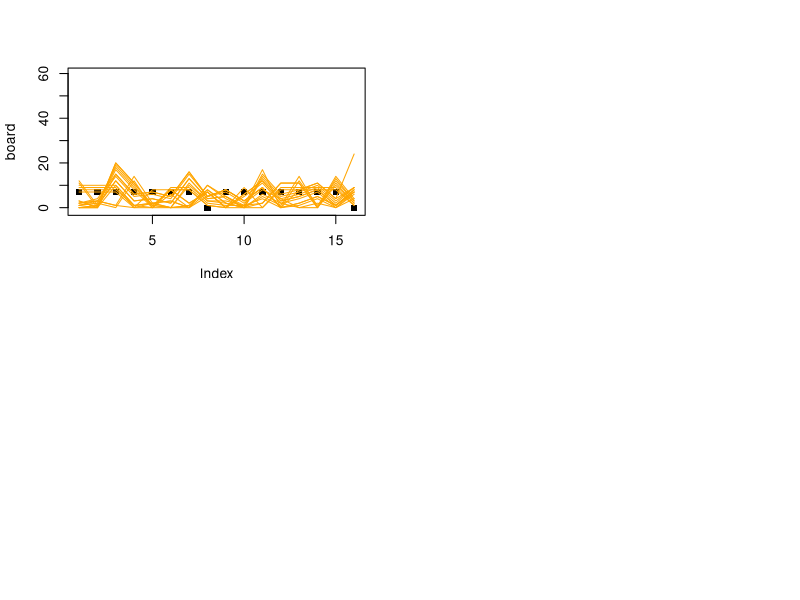

This figure's R source:
board  = c( 7, 7, 7, 7, 7, 7, 7, 0,
	     	7, 7, 7, 7, 7, 7, 7, 0)			# Initialize board.
par(mfrow=c(2,2))
plot(board, ylim = c(-1, 60), pch = 15)

pepe = T
pilar = T

housep = sample(1:7, 1)
houser = sample(9:15, 1)
#print(c(housep, houser))
shellsp = board[housep]	
shellsr = board[houser]
dropsp = rep(F, 16)
dropsr = rep(F, 16)
board[housep] = 0
board[houser] = 0
print(board)

while (pepe & pilar) {
while (shellsp > 0) {						
while ((housep+1) < 16 & shellsp > 0) {		
	dropsp[(housep+1)] = T						
	housep = housep + 1
	shellsp = shellsp - 1
	}
stopp = housep
board = board + dropsp
dropsp = rep(F, 16)
housep = 0
}
print(board)
#lines(board, col='cyan')

while (shellsr > 0) {
while ((houser + 1) <= 16 & shellsr > 0) {
	if ((houser + 1) == 8) houser = houser + 1 else houser = houser
	dropsr[(houser+1)] = T						
	houser = houser + 1
	shellsr = shellsr - 1
	}	
stopr = houser
board = board + dropsr
dropsr = rep(F, 16)
houser = 0
}
print(board)
#print(sum(board))
#lines(board, col='pink')

if (stopp == 8) {
	if (sum(board[1:7]) > 0) {
	pepe = T
	housep = sample((which(board[1:7] > 0)), 1)
	shellsp = board[housep]
	dropsp = rep(F, 16)
	board[housep] = 0
	} else pepe = F
	} else {
	if (board[stopp] > 1) {
		pepe = T
		housep = stopp
		shellsp = board[stopp]
		dropsp = rep(F, 16)
		board[stopp] = 0
		} else {
			pepe = F
			if ((stopp < 8) & (board[(8-stopp)*2 + stopp] > 0)) {
				board[8] = board[8] + board[(8-stopp)*2 + stopp] + 1
				board[(8-stopp)*2 + stopp] = 0
				board[stopp] = 0 
				}
			}
		}
if (stopr == 16) {
	if (sum(board[9:15]) > 0) {
	pilar = T
	houser = sample((which(board[9:15]>0)), 1) + 8
	shellsr = board[houser]
	dropsr = rep(F, 16)
	board[houser] = 0
	} else pilar = F
	} else {
	if (board[stopr] > 1) {
		pilar = T
		houser = stopr
		shellsr = board[stopr]
		dropsr = rep(F, 16)
		board[stopr] = 0
		} else {
			pilar = F
			if ((stopr > 8) & (board[stopr - (stopr-8)*2] > 0)) { 
				board[16] = board[16] + board[stopr - (stopr-8)*2] + 1
				board[stopr - (stopr-8)*2] = 0
				board[stopr] = 0
				}
			}
		}
#print(paste(stopp, shellsp, housep, pepe))
#print(paste(stopr, shellsr, houser, pilar))
print(board)
#print(sum(board) + shellsr + shellsp)
lines(board, col = 'orange')

if (sum(c(pepe, pilar)) == 0) {
pepe = T
pilar = T

housep = sample((which(board[1:7] > 0)), 1)
houser = sample((which(board[9:15] > 0)), 1) + 8
shellsp = board[housep]	
shellsr = board[houser]
dropsp = rep(F, 16)
dropsr = rep(F, 16)
board[housep] = 0
board[houser] = 0
}
}

while (pepe | pilar) {

# pilar's turn
if (pilar) {
while (shellsr > 0) {
while ((houser + 1) <= 16 & shellsr > 0) {
	if ((houser + 1) == 8) houser = houser + 1 else houser = houser
	dropsr[(houser+1)] = T						
	houser = houser + 1
	shellsr = shellsr - 1
	}	
stopr = houser
board = board + dropsr
dropsr = rep(F, 16)
houser = 0
}
print(board)
if (stopr == 16) {
	if (sum(board[9:15]) > 0) {
		pilar = T
		houser = sample((which(board[9:15]>0)), 1) + 8
		shellsr = board[houser]
		dropsr = rep(F, 16)
		board[houser] = 0
	} else {
		if (sum(board[1:7]) > 0) {
			pilar = F
			pepe = T
			housep = sample((which(board[1:7] > 0)), 1)
			shellsp = board[housep]
			dropsp = rep(F, 16)
			board[housep] = 0
		} else {
			pilar = F
			pepe = F
		}
	}
} else {
	if (board[stopr] > 1) {
		pilar = T
		houser = stopr
		shellsr = board[stopr]
		dropsr = rep(F, 16)
		board[stopr] = 0
	} else {
		if (stopr < 8) {
			pilar = F
			pepe = T
			housep = sample((which(board[1:7] > 0)), 1)
			shellsp = board[housep]
			dropsp = rep(F, 16)
			board[housep] = 0
		} else {
			if ((sum(board[1:7])- board[stopr - (stopr-8)*2]) > 0) {
				if (board[stopr - (stopr-8)*2] == 0) {
					pilar = F
					pepe = T
					housep = sample((which(board[1:7] > 0)), 1)
					shellsp = board[housep]
					dropsp = rep(F, 16)
					board[housep] = 0
				} else {
					pilar = F
					board[16] = board[16] + board[stopr - (stopr-8)*2] + 1
					board[stopr - (stopr-8)*2] = 0
					board[stopr] = 0
					pepe = T
					housep = sample((which(board[1:7] > 0)), 1)
					shellsp = board[housep]
						dropsp = rep(F, 16)
					board[housep] = 0
				}
			} else {
				pilar = T
				houser = stopr
				shellsr = board[stopr]
				dropsr = rep(F, 16)
				board[stopr] = 0
			}
		}
	}
}
} else {

# pepe's turn. also works.
while (shellsp > 0) {						
while ((housep+1) < 16 & shellsp > 0) {		
	dropsp[(housep+1)] = T						
	housep = housep + 1
	shellsp = shellsp - 1
	}
stopp = housep
board = board + dropsp
dropsp = rep(F, 16)
housep = 0
}
print(board)
if (stopp == 8) {
	if (sum(board[1:7]) > 0) {
		pepe = T
		housep = sample((which(board[1:7] > 0)), 1)
		shellsp = board[housep]
		dropsp = rep(F, 16)
		board[housep] = 0
	} else {
		if (sum(board[9:15]) > 0) {
			pepe = F
			pilar = T
			houser = sample((which(board[9:15]>0)), 1) + 8
			shellsr = board[houser]
			dropsr = rep(F, 16)
			board[houser] = 0
		} else {
			pilar = F
			pepe = F
		}
	}
} else {
	if (board[stopp] > 1) {
		pepe = T
		housep = stopp
		shellsp = board[stopp]
		dropsp = rep(F, 16)
		board[stopp] = 0
	} else {
		if (stopp > 8) {
			pepe = F
			pilar = T
			houser = sample((which(board[9:15]>0)), 1) + 8
			shellsr = board[houser]
			dropsr = rep(F, 16)
			board[houser] = 0
		} else {
			if ((sum(board[9:15])- board[(8-stopp)*2 + stopp]) > 0) { 
				if (board[(8-stopp)*2 + stopp] == 0) {
					pepe = F
					pilar = T
					houser = sample((which(board[9:15]>0)), 1) + 8
					shellsr = board[houser]
					dropsr = rep(F, 16)
					board[houser] = 0
				} else {
					pepe = F
					board[8] = board[8] + board[(8-stopp)*2 + stopp] + 1
					board[(8-stopp)*2 + stopp] = 0
					board[stopp] = 0 
					pilar = T
					houser = sample((which(board[9:15]>0)), 1) + 8
					shellsr = board[houser]
					dropsr = rep(F, 16)
					board[houser] = 0
				}
			} else {
				pepe = T
				housep = sample((which(board[1:7] > 0)), 1)
				shellsp = board[housep]
				dropsp = rep(F, 16)
				board[housep] = 0
			}
		}
	}
}
}
}
